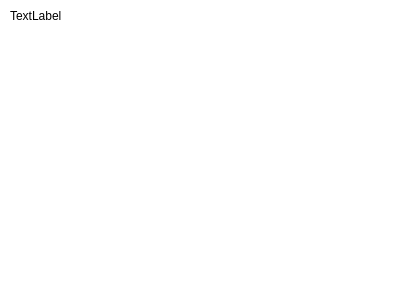
<?xml version="1.0" encoding="UTF-8"?>
<ui version="4.0">
 <class>MainWindow</class>
 <widget class="QMainWindow" name="MainWindow">
  <property name="geometry">
   <rect>
    <x>0</x>
    <y>0</y>
    <width>400</width>
    <height>300</height>
   </rect>
  </property>
  <property name="windowTitle">
   <string>MousePointerHelper</string>
  </property>
  <property name="styleSheet">
   <string notr="true">QWidget {
	font-family: &quot;Arial&quot;, &quot;宋体&quot;, &quot;Segoe UI&quot;, &quot;微软雅黑&quot;;
	background-color:rgba(123,12,23,0)
}
</string>
  </property>
  <widget class="QWidget" name="centralWidget">
   <widget class="QLabel" name="cursorLable">
    <property name="geometry">
     <rect>
      <x>32</x>
      <y>32</y>
      <width>32</width>
      <height>32</height>
     </rect>
    </property>
    <property name="text">
     <string/>
    </property>
    <property name="pixmap">
     <pixmap resource="res.qrc">:/cursors/ICO/Cursor.png</pixmap>
    </property>
   </widget>
   <widget class="QLabel" name="label">
    <property name="geometry">
     <rect>
      <x>10</x>
      <y>10</y>
      <width>54</width>
      <height>12</height>
     </rect>
    </property>
    <property name="text">
     <string>TextLabel</string>
    </property>
   </widget>
  </widget>
 </widget>
 <layoutdefault spacing="6" margin="11"/>
 <resources>
  <include location="res.qrc"/>
 </resources>
 <connections/>
</ui>
